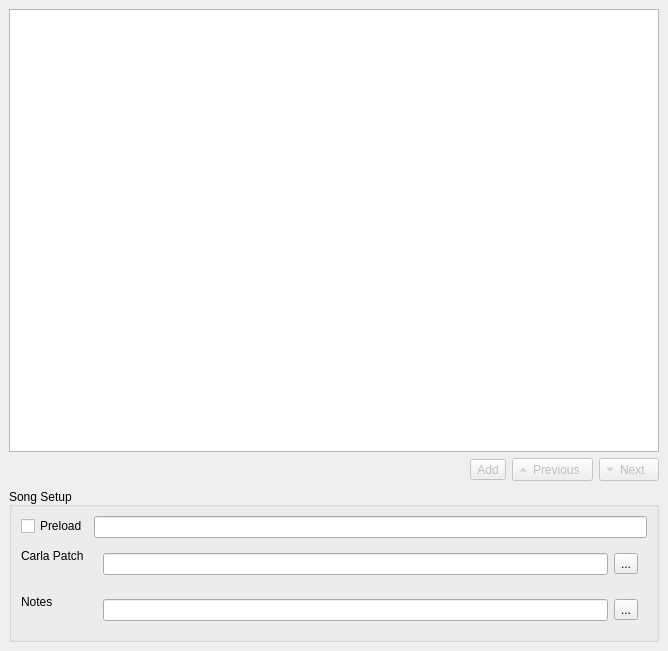
<?xml version="1.0" encoding="UTF-8"?>
<ui version="4.0">
 <class>Setlist</class>
 <widget class="QDockWidget" name="Setlist">
  <property name="geometry">
   <rect>
    <x>0</x>
    <y>0</y>
    <width>668</width>
    <height>651</height>
   </rect>
  </property>
  <property name="features">
   <set>QDockWidget::DockWidgetFloatable|QDockWidget::DockWidgetMovable</set>
  </property>
  <property name="allowedAreas">
   <set>Qt::LeftDockWidgetArea|Qt::RightDockWidgetArea</set>
  </property>
  <property name="windowTitle">
   <string>Se&amp;tlist</string>
  </property>
  <widget class="QWidget" name="dockWidgetContents">
   <layout class="QGridLayout" name="gridLayout_2">
    <item row="0" column="0" colspan="4">
     <widget class="QListView" name="setListView">
      <property name="sizePolicy">
       <sizepolicy hsizetype="Minimum" vsizetype="Minimum">
        <horstretch>0</horstretch>
        <verstretch>0</verstretch>
       </sizepolicy>
      </property>
      <property name="acceptDrops">
       <bool>true</bool>
      </property>
      <property name="toolTip">
       <string>A list of songs</string>
      </property>
      <property name="whatsThis">
       <string>A list of songs</string>
      </property>
      <property name="dragEnabled">
       <bool>true</bool>
      </property>
      <property name="dragDropMode">
       <enum>QAbstractItemView::InternalMove</enum>
      </property>
      <property name="defaultDropAction">
       <enum>Qt::MoveAction</enum>
      </property>
      <property name="selectionMode">
       <enum>QAbstractItemView::SingleSelection</enum>
      </property>
      <property name="iconSize">
       <size>
        <width>24</width>
        <height>24</height>
       </size>
      </property>
      <property name="uniformItemSizes">
       <bool>true</bool>
      </property>
      <property name="selectionRectVisible">
       <bool>true</bool>
      </property>
     </widget>
    </item>
    <item row="1" column="0">
     <spacer name="spacer">
      <property name="orientation">
       <enum>Qt::Horizontal</enum>
      </property>
      <property name="sizeHint" stdset="0">
       <size>
        <width>364</width>
        <height>0</height>
       </size>
      </property>
     </spacer>
    </item>
    <item row="1" column="1">
     <widget class="QToolButton" name="addButton">
      <property name="enabled">
       <bool>false</bool>
      </property>
      <property name="text">
       <string>Add</string>
      </property>
      <property name="icon">
       <iconset theme="list-add">
        <normaloff>.</normaloff>.</iconset>
      </property>
      <property name="checked">
       <bool>false</bool>
      </property>
      <property name="toolButtonStyle">
       <enum>Qt::ToolButtonTextBesideIcon</enum>
      </property>
     </widget>
    </item>
    <item row="1" column="2">
     <widget class="QToolButton" name="previousButton">
      <property name="enabled">
       <bool>false</bool>
      </property>
      <property name="contextMenuPolicy">
       <enum>Qt::CustomContextMenu</enum>
      </property>
      <property name="text">
       <string>Previous</string>
      </property>
      <property name="toolButtonStyle">
       <enum>Qt::ToolButtonTextBesideIcon</enum>
      </property>
      <property name="arrowType">
       <enum>Qt::UpArrow</enum>
      </property>
     </widget>
    </item>
    <item row="1" column="3">
     <widget class="QToolButton" name="nextButton">
      <property name="enabled">
       <bool>false</bool>
      </property>
      <property name="contextMenuPolicy">
       <enum>Qt::CustomContextMenu</enum>
      </property>
      <property name="text">
       <string>Next</string>
      </property>
      <property name="toolButtonStyle">
       <enum>Qt::ToolButtonTextBesideIcon</enum>
      </property>
      <property name="arrowType">
       <enum>Qt::DownArrow</enum>
      </property>
     </widget>
    </item>
    <item row="2" column="0" colspan="4">
     <widget class="QGroupBox" name="setupBox">
      <property name="enabled">
       <bool>true</bool>
      </property>
      <property name="sizePolicy">
       <sizepolicy hsizetype="Preferred" vsizetype="Maximum">
        <horstretch>0</horstretch>
        <verstretch>0</verstretch>
       </sizepolicy>
      </property>
      <property name="title">
       <string>Song Setup</string>
      </property>
      <property name="alignment">
       <set>Qt::AlignBottom|Qt::AlignLeading|Qt::AlignLeft</set>
      </property>
      <property name="flat">
       <bool>false</bool>
      </property>
      <layout class="QFormLayout" name="formLayout">
       <property name="sizeConstraint">
        <enum>QLayout::SetMinimumSize</enum>
       </property>
       <property name="fieldGrowthPolicy">
        <enum>QFormLayout::ExpandingFieldsGrow</enum>
       </property>
       <property name="formAlignment">
        <set>Qt::AlignBottom|Qt::AlignLeading|Qt::AlignLeft</set>
       </property>
       <item row="0" column="0">
        <widget class="QCheckBox" name="preloadBox">
         <property name="text">
          <string>Preload</string>
         </property>
        </widget>
       </item>
       <item row="0" column="1">
        <widget class="QLineEdit" name="nameEdit"/>
       </item>
       <item row="2" column="0">
        <widget class="QLabel" name="label">
         <property name="text">
          <string>Carla Patch</string>
         </property>
        </widget>
       </item>
       <item row="2" column="1">
        <widget class="QFrame" name="frame">
         <property name="enabled">
          <bool>true</bool>
         </property>
         <property name="sizePolicy">
          <sizepolicy hsizetype="MinimumExpanding" vsizetype="Preferred">
           <horstretch>0</horstretch>
           <verstretch>0</verstretch>
          </sizepolicy>
         </property>
         <property name="frameShape">
          <enum>QFrame::NoFrame</enum>
         </property>
         <property name="frameShadow">
          <enum>QFrame::Plain</enum>
         </property>
         <property name="lineWidth">
          <number>0</number>
         </property>
         <layout class="QHBoxLayout" name="horizontalLayout">
          <item>
           <widget class="QLineEdit" name="patchrequestedit"/>
          </item>
          <item>
           <widget class="QToolButton" name="patchrequestbutton">
            <property name="text">
             <string>...</string>
            </property>
            <property name="icon">
             <iconset theme="inode-directory">
              <normaloff>.</normaloff>.</iconset>
            </property>
           </widget>
          </item>
         </layout>
        </widget>
       </item>
       <item row="4" column="0">
        <widget class="QLabel" name="label_2">
         <property name="text">
          <string>Notes</string>
         </property>
        </widget>
       </item>
       <item row="4" column="1">
        <widget class="QFrame" name="frame_2">
         <property name="sizePolicy">
          <sizepolicy hsizetype="MinimumExpanding" vsizetype="Preferred">
           <horstretch>0</horstretch>
           <verstretch>0</verstretch>
          </sizepolicy>
         </property>
         <property name="frameShape">
          <enum>QFrame::NoFrame</enum>
         </property>
         <property name="frameShadow">
          <enum>QFrame::Plain</enum>
         </property>
         <property name="lineWidth">
          <number>0</number>
         </property>
         <layout class="QHBoxLayout" name="horizontalLayout_2">
          <item>
           <widget class="QLineEdit" name="notesrequestedit"/>
          </item>
          <item>
           <widget class="QToolButton" name="notesrequestbutton">
            <property name="text">
             <string>...</string>
            </property>
            <property name="icon">
             <iconset theme="inode-directory">
              <normaloff>.</normaloff>.</iconset>
            </property>
           </widget>
          </item>
         </layout>
        </widget>
       </item>
      </layout>
     </widget>
    </item>
   </layout>
  </widget>
 </widget>
 <resources/>
 <connections/>
</ui>
